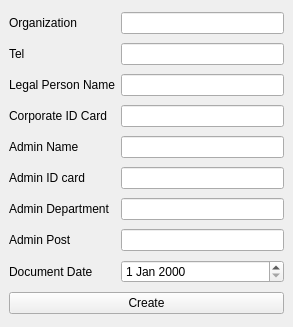
<?xml version="1.0" encoding="UTF-8"?>
<ui version="4.0">
 <class>MainWindow</class>
 <widget class="QMainWindow" name="MainWindow">
  <property name="geometry">
   <rect>
    <x>0</x>
    <y>0</y>
    <width>293</width>
    <height>327</height>
   </rect>
  </property>
  <property name="windowTitle">
   <string>One Key Create</string>
  </property>
  <widget class="QWidget" name="centralwidget">
   <layout class="QGridLayout" name="gridLayout">
    <item row="1" column="0">
     <widget class="QLabel" name="label_2">
      <property name="text">
       <string>Tel</string>
      </property>
     </widget>
    </item>
    <item row="5" column="0">
     <widget class="QLabel" name="label_6">
      <property name="text">
       <string>Admin ID card</string>
      </property>
     </widget>
    </item>
    <item row="5" column="1">
     <widget class="QLineEdit" name="lineEditAdminId"/>
    </item>
    <item row="2" column="0">
     <widget class="QLabel" name="label_3">
      <property name="text">
       <string>Legal Person Name</string>
      </property>
     </widget>
    </item>
    <item row="8" column="0">
     <widget class="QLabel" name="label_9">
      <property name="text">
       <string>Document Date</string>
      </property>
     </widget>
    </item>
    <item row="8" column="1">
     <widget class="QDateEdit" name="dateEdit"/>
    </item>
    <item row="9" column="0" colspan="2">
     <widget class="QPushButton" name="pushButton">
      <property name="text">
       <string>Create</string>
      </property>
     </widget>
    </item>
    <item row="3" column="1">
     <widget class="QLineEdit" name="lineEditCorpId"/>
    </item>
    <item row="4" column="1">
     <widget class="QLineEdit" name="lineEditAdminName"/>
    </item>
    <item row="6" column="1">
     <widget class="QLineEdit" name="lineEditDept"/>
    </item>
    <item row="6" column="0">
     <widget class="QLabel" name="label_8">
      <property name="text">
       <string>Admin Department</string>
      </property>
     </widget>
    </item>
    <item row="3" column="0">
     <widget class="QLabel" name="label_4">
      <property name="text">
       <string>Corporate ID Card</string>
      </property>
     </widget>
    </item>
    <item row="0" column="1">
     <widget class="QLineEdit" name="lineEditOrgName"/>
    </item>
    <item row="4" column="0">
     <widget class="QLabel" name="label_5">
      <property name="text">
       <string>Admin Name</string>
      </property>
     </widget>
    </item>
    <item row="1" column="1">
     <widget class="QLineEdit" name="lineEditOrgPhone"/>
    </item>
    <item row="7" column="1">
     <widget class="QLineEdit" name="lineEditPost"/>
    </item>
    <item row="2" column="1">
     <widget class="QLineEdit" name="lineEditCorpName"/>
    </item>
    <item row="0" column="0">
     <widget class="QLabel" name="label">
      <property name="text">
       <string>Organization</string>
      </property>
     </widget>
    </item>
    <item row="7" column="0">
     <widget class="QLabel" name="label_7">
      <property name="text">
       <string>Admin Post</string>
      </property>
     </widget>
    </item>
   </layout>
  </widget>
 </widget>
 <tabstops>
  <tabstop>lineEditOrgName</tabstop>
  <tabstop>lineEditOrgPhone</tabstop>
  <tabstop>lineEditCorpName</tabstop>
  <tabstop>lineEditCorpId</tabstop>
  <tabstop>lineEditAdminName</tabstop>
  <tabstop>lineEditAdminId</tabstop>
  <tabstop>lineEditDept</tabstop>
  <tabstop>lineEditPost</tabstop>
  <tabstop>dateEdit</tabstop>
  <tabstop>pushButton</tabstop>
 </tabstops>
 <resources/>
 <connections/>
</ui>
